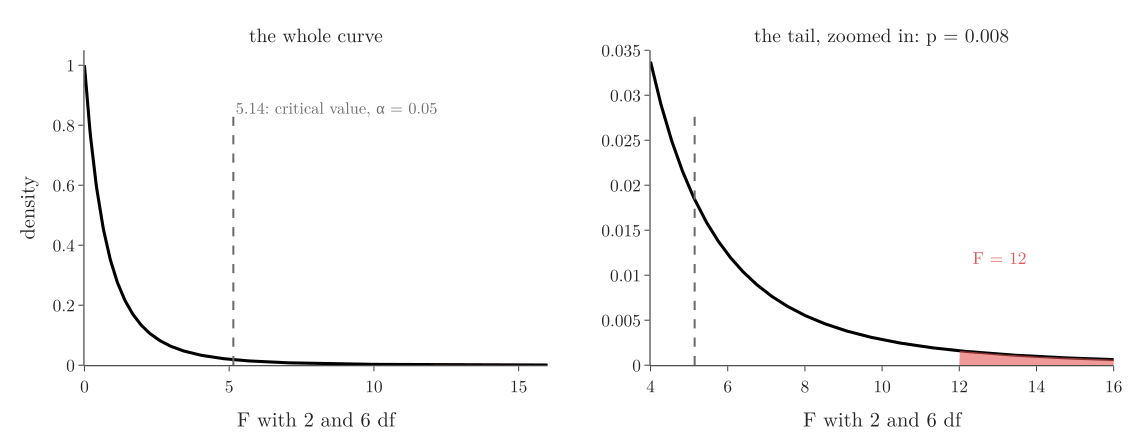

Generate this figure with Python:
"""F distribution with 2 and 6 degrees of freedom. Left: the whole curve with the 5% critical value 5.14 (dashed).
Right: the tail zoomed in; the red area beyond F = 12 is the p-value 0.008."""
from pathlib import Path
import numpy as np
from plotly.subplots import make_subplots
from scipy import stats

here = Path(__file__).parent
crit = stats.f.ppf(0.95, 2, 6)
fig = make_subplots(rows=1, cols=2, horizontal_spacing=0.1,
                    subplot_titles=["the whole curve", "the tail, zoomed in: p = 0.008"])
for col, (lo, hi, top) in enumerate([(0, 16, 1.05), (4, 16, 0.035)], start=1):
    x = np.linspace(lo, hi, 600)
    fig.add_scatter(x=x, y=stats.f.pdf(x, 2, 6), mode="lines", line=dict(color="black", width=3), showlegend=False,
                    row=1, col=col)
    tail = x[x >= 12]
    fig.add_scatter(x=np.r_[12, tail, tail[-1]], y=np.r_[0, stats.f.pdf(tail, 2, 6), 0], fill="toself",
                    fillcolor="rgba(228,87,86,0.6)", line=dict(width=0), showlegend=False, row=1, col=col)
    fig.add_scatter(x=[crit, crit], y=[0, top * 0.8], mode="lines", line=dict(color="#6B6B6B", dash="dash", width=2),
                    showlegend=False, row=1, col=col)
    fig.update_yaxes(range=[0, top], row=1, col=col)
    fig.update_xaxes(title_text="F with 2 and 6 df", row=1, col=col)
fig.add_annotation(x=crit, y=0.86, text="5.14: critical value, α = 0.05", showarrow=False, xanchor="left",
                   font=dict(size=16, color="#6B6B6B"), row=1, col=1)
fig.add_annotation(x=12.3, y=0.012, text="F = 12", showarrow=False, xanchor="left",
                   font=dict(size=17, color="#E45756"), row=1, col=2)
fig.update_yaxes(title_text="density", row=1, col=1)
for t in ["the whole curve", "the tail, zoomed in: p = 0.008"]:
    fig.update_annotations(font_size=19, selector=dict(text=t))
fig.update_layout(template="simple_white", width=1100, height=420, font=dict(family="Latin Modern Roman", size=17),
                  margin=dict(l=70, r=20, t=40, b=50))
fig.write_image(here / "f_curve.png", scale=2)
fig.write_image(here / "f_curve.pdf")
